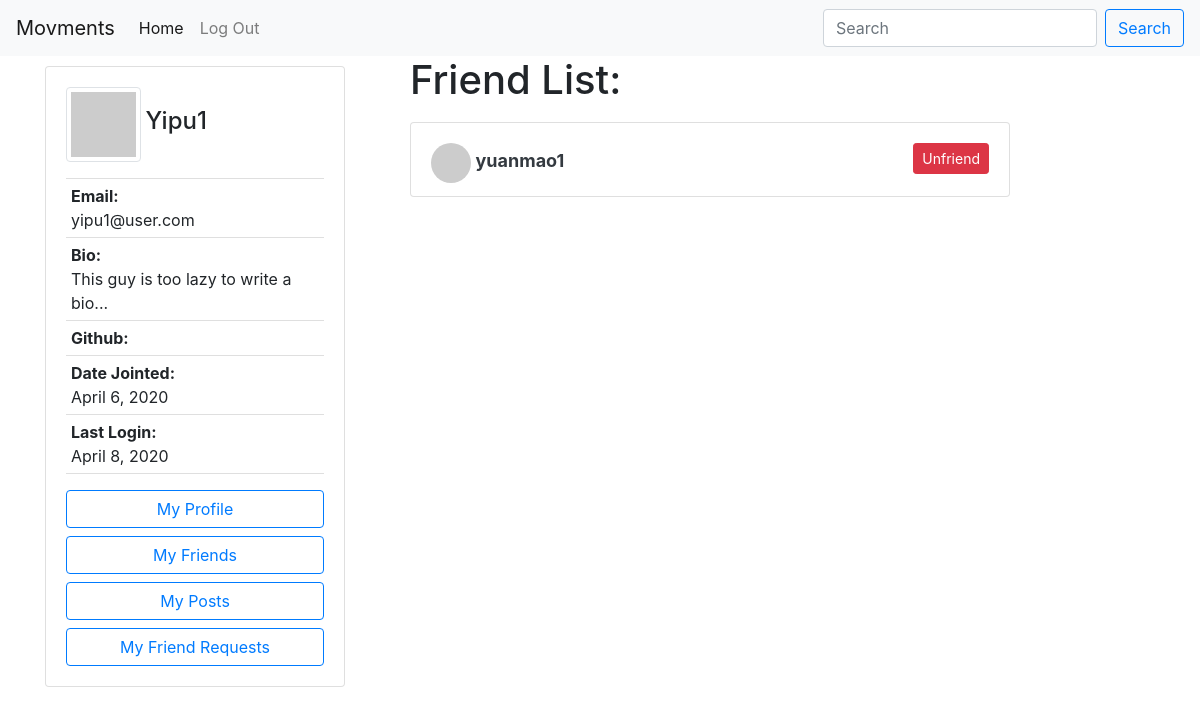
/author/3634e82f-a23a-4345-bbc5-64624e3988fb/friends/ (signed in), run on the app's committed database.
### accounts/models.py (models this page shows, shortened)
class Author(AbstractBaseUser):
    email=models.EmailField(
        verbose_name='email address',
        max_length=60,
        unique=True,
    )
    id = models.CharField(primary_key=True, default=uuid.uuid4().urn[9:], editable=False,max_length=100,unique=True)
    displayName = models.CharField(max_length=30)
    lastName = models.CharField(max_length=30, blank=True)
    firstName = models.CharField(max_length=30, blank=True)
    host = models.CharField(default=settings.HOSTNAME, max_length=100)
    url = models.CharField(default="", max_length=100)
    avatar = models.ImageField(upload_to='avatar/', default = 'avatar/default-avatar.png', blank=True, null=True)
    github = models.URLField(default="", max_length=100, null=True)
    bio = models.CharField(default="This guy is too lazy to write a bio...", max_length=200, blank=True, null=True)
    date_joined=models.DateField(verbose_name="date joined", auto_now=True)
    last_login=models.DateField(verbose_name="last login", auto_now=True)
    active=models.BooleanField(default=True)
    activated=models.BooleanField(default=False)
    node=models.BooleanField(default=False)
    admin=models.BooleanField(default=False)
    share=models.BooleanField(default=False)
    share_image=models.BooleanField(default=False)
    objects = AuthorManager()
    USERNAME_FIELD = 'email'
    REQUIRED_FIELDS = ['displayName', ]
    @property
    def is_activated(self):
        return self.activated

### friendship/models.py (models this page shows)
class Friend(models.Model):
    id = models.CharField(primary_key=True,max_length=100)
    displayName = models.CharField(max_length=30)
    host = models.CharField(max_length=100)
    url = models.CharField(max_length=100)
    def __str__(self):
        return self.displayName

### friendship/views.py (the view, shortened to what this page needs)
# urls.py: path('author/<str:author_id>/friends/', views.GetFriendsListView.as_view(), name='get friends list'),
class GetFriendsListView(APIView):
    permission_classes = [IsActivated]
    def get(self, request, author_id, format=None):
        try:
            context = {
                'author': request.user,
                'friends': [],
                'friend_requests': None
            }
            context['friends'] = getAllFriends(author_id)
            friend = Friend.objects.filter(id=request.user.id)
            friend = Friend.objects.get(id=request.user.id)
            friend_requests = FriendRequest.objects.filter(author_to=friend)
            context['friend_requests'] = friend_requests
            return render(request, 'friendship/friends_list.html', context)
        except Exception as e:
            return HttpResponseServerError(e)

### accounts/permissions.py (called while the page is built)
    def has_permission(self, request, view):
        if request.method in self.safe_method:
            if request.user and request.user.is_authenticated:
                return request.user.is_activated
        return False

### friendship/helper_functions.py (called while the page is built)
def getAllFriends(author_id):
    friends = []
    try:
        print("Here")
        author = Friend.objects.get(id=author_id)
        friendships = Friendship.objects.filter(
            Q(author_a=author) | Q(author_b=author))
        print("here2")
        for friendship in friendships:
            if friendship.author_a == author:
                friends.append(friendship.author_b)
            else:
                friends.append(friendship.author_a)
    except Exception as e:
            print(e)
    print(friends)
    return friends

### friendship/templates/friendship/friends_list.html (shortened to what this page needs)
<!DOCTYPE html>
<html >
    {% include 'posting/base.html' %}
    <body>
            {% include 'posting/navbar.html' %}
            <div class="container">
                <div class="row">
                    <div class="col-4">
                        {% if author.is_authenticated %}
                        <div class="short-profile">
                            {% include 'posting/profile-card.html' with request=request %}
                        </div>
                        {% endif %}
                    </div>
                    <div class="col-8">
                        <div class="row">
                                <h1>Friend List:</h1>
                                {% if friends %}
                                <ul style="padding: 0; list-style-type: none;">
                                {% for friend in friends %}
                                <li id='list'>
                                    {% include 'friendship/friend_card.html' with friend=friend %}
                                </li>
                                {% endfor %}
                                </ul>
                                {% else %}
                                <h1 style="margin-left: 10px;">No friends</h1>
                                {% endif %}
                        </div>
                    </div>
                </div>
            </div>
    </body>
</html>

### posting/templates/posting/profile-card.html (shortened to what this page needs)
<div class="card  position-fixed" style="width: 300px;">
    <div class="card-body">
    <img src="https://avatars.dicebear.com/v2/jdenticon/{{ request.user.displayName }}.svg" id="imgProfile" style="width: 75px; height: 75px" class="img-thumbnail" />
    <h4 class="card-title" style="display: inline;">{{request.user.displayName }}</h4>
    <p class="card-text">
        <ul class="list-group list-group-flush" >
            <li  class="list-group-item" style="padding: 5px;"><span style="font-weight: bold;">Email:</span><br>{{ request.user.email }}</li>
            <li  class="list-group-item" style="padding: 5px;"><span style="font-weight: bold;">Bio:</span><br>{{ request.user.bio }}</li>
            <li  class="list-group-item" style="padding: 5px;"><span style="font-weight: bold;">Github:</span><br>{{ request.user.github }}</li>
            <li  class="list-group-item" style="padding: 5px;"><span style="font-weight: bold;">Date Jointed:</span><br> {{ request.user.date_joined }}</li>
            <li  class="list-group-item" style="padding: 5px;"><span style="font-weight: bold;">Last Login:</span><br>{{ request.user.last_login }}</li>
        </ul>
    </p>
    <div id="user-menu">
        <a href="{% url 'accounts:view profile' request.user.id %}" class="btn btn-outline-primary btn-block">My Profile</a>
        <a href="{% url 'friendship:get friends list' request.user.id %}" class="btn btn-outline-primary btn-block">My Friends</a>
        <a href="{% url 'posting:view user posts' request.user.id %}" class="btn btn-outline-primary btn-block">My Posts</a>
    </div>
    </div>
</div>

### friendship/templates/friendship/friend_card.html (shortened to what this page needs)
<form action="{% url 'friendship:delete friend' %}" method='POST'> {% csrf_token %}
<div class="card" style="width: 600px; height: 75px;">
    <div class="card-body">
            <img src="https://avatars.dicebear.com/v2/jdenticon/{{ friend.displayName }}.svg" id="imgProfile" style="width: 40px; height: 40px ;border-radius:50%;"/>
            <a href="{% url 'accounts:view profile' friend.id %}" class="text-dark font-weight-bold" style="text-decoration: none; font-size: large; display: inline;"> {{ friend.displayName }} </a>
            <input type="submit" class="btn btn-danger btn-sm float-right" value="Unfriend"></input>
    </div>
</div>
</form>

### posting/templates/posting/base.html (style rules this page uses)
#list { padding: 0; list-style-type: none; margin-top: 10px; margin-bottom: 10px; }
.card { margin-top: 10px; }

### data on the page
Author: user.displayName "Yipu1", user.email "yipu1@user.com", user.bio "This guy is too lazy to write a bio...", user.date_joined "April 6, 2020", user.last_login "April 8, 2020"
Friend: displayName "yuanmao1"
